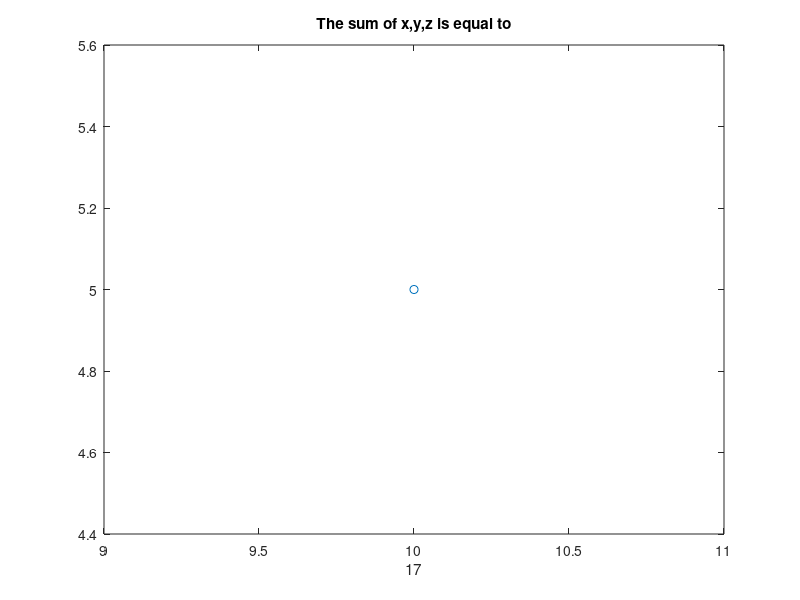

MATLAB code to generate this figure: (Note: this script raises an error after producing the figure.)
% Display motivational message
fprintf('Dream Big!\n\n')

% Define variables
x = 10;
y = 5;
z = 2;

% Calculate sum
sum = x + y + z;

% Plot graph
plot(x, y, 'o')
title('The sum of x,y,z is equal to')
xlabel(sum);

% Calculate difference
difference = x - y - z;

% Print the result of difference
fprintf('The difference between x,y,z is %d\n', difference)

% Calculate product
product = x .* y .* z;

% Print the result of product
fprintf('The product of x,y,z is %d\n', product)

% Calculate the ratio
ratio = (x/y)/z;

% Print the result of ratio
fprintf('The ratio of x,y,z is %d\n', ratio)

% Create a vector
vector = [x y z];

% Calculate the mean of vector
mean_vector = mean(vector);

% Print the result of the mean
fprintf('The mean of x,y,z is %d\n\n', mean_vector)

% Find the minimum value
min_value = min(vector);

% Print the result
fprintf('The minimum value of x,y,z is %d\n', min_value)

% Find the maximum value
max_value = max(vector);

% Print the result
fprintf('The maximum value of x,y,z is %d\n', max_value)

% Calculate the standard deviation
std_dev = std(vector);

% Print the result
fprintf('The standard deviation of x,y,z is %d\n', std_dev)

% Calculate the range
range = range(vector);

% Print the result
fprintf('The range of x,y,z is %d\n', range)

% Define a second vector
vector2 = [3 4 7];

% Calculate the dot product between the two vectors
dot_prod = dot(vector, vector2);

% Print the result of dot product
fprintf('The dot product of x,y,z and 3,4,7 is %d\n', dot_prod)

% Calculate the magnitude of the vectors
magnitude_1 = norm(vector);
magnitude_2 = norm(vector2);

% Print the results of the magnitude
fprintf('The magnitude of x,y,z is %d\n', magnitude_1)
fprintf('The magntiude of 3,4,7 is %d\n', magnitude_2)

% Calculate the norm
norm_vector = norm(vector);

% Print the result
fprintf('The norm of x,y,z is %d\n\n', norm_vector)

% Define a function
f = @(x,y,z) x.*y.*z;

% Apply the function to the variables
func_result = f(x,y,z);

% Print the result of the function
fprintf('Applying the function to x,y,z returns %d\n', func_result)

% Create a 3D matrix
matrix = [x y z; 3 4 7];

% Calculate the determinant of the matrix
det_matrix = det(matrix);

% Print the result 
fprintf('The determinant of the matrix is %d\n\n', det_matrix)

% Create a logical array
logical_array = [x > y, y > z, x > z];

% Print the logical array
disp(logical_array)

% Print encouraging message
fprintf('Reach higher, work hard and always keep your dreams alive.\n')